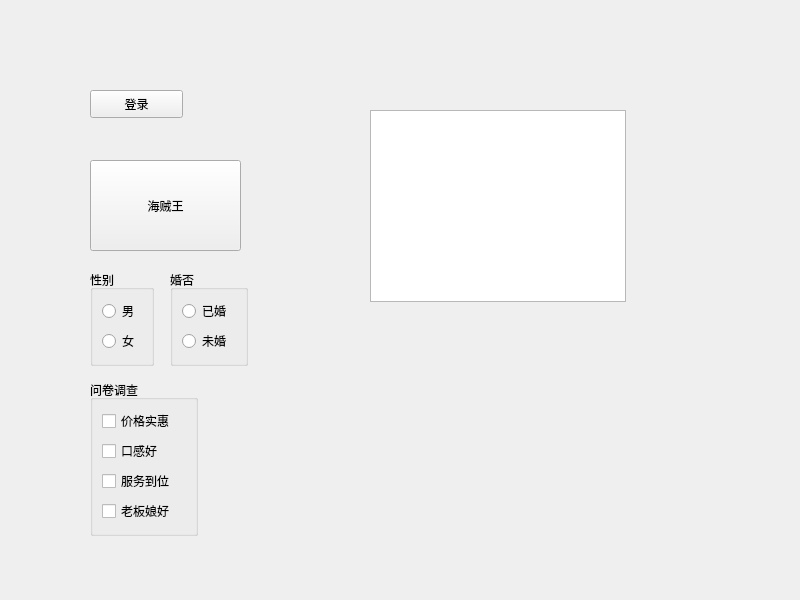
<?xml version="1.0" encoding="UTF-8"?>
<ui version="4.0">
 <class>Widget</class>
 <widget class="QWidget" name="Widget">
  <property name="geometry">
   <rect>
    <x>0</x>
    <y>0</y>
    <width>800</width>
    <height>600</height>
   </rect>
  </property>
  <property name="windowTitle">
   <string>Widget</string>
  </property>
  <widget class="QPushButton" name="pushButton">
   <property name="geometry">
    <rect>
     <x>90</x>
     <y>90</y>
     <width>93</width>
     <height>28</height>
    </rect>
   </property>
   <property name="text">
    <string>登录</string>
   </property>
   <property name="icon">
    <iconset resource="res.qrc">
     <normaloff>:/Image/butterfly.png</normaloff>:/Image/butterfly.png</iconset>
   </property>
   <property name="iconSize">
    <size>
     <width>27</width>
     <height>27</height>
    </size>
   </property>
  </widget>
  <widget class="QToolButton" name="toolButton">
   <property name="geometry">
    <rect>
     <x>90</x>
     <y>160</y>
     <width>151</width>
     <height>91</height>
    </rect>
   </property>
   <property name="text">
    <string>海贼王</string>
   </property>
   <property name="icon">
    <iconset resource="res.qrc">
     <normaloff>:/Image/Luffy.png</normaloff>:/Image/Luffy.png</iconset>
   </property>
   <property name="iconSize">
    <size>
     <width>64</width>
     <height>64</height>
    </size>
   </property>
   <property name="toolButtonStyle">
    <enum>Qt::ToolButtonTextBesideIcon</enum>
   </property>
  </widget>
  <widget class="QGroupBox" name="groupBox">
   <property name="geometry">
    <rect>
     <x>90</x>
     <y>270</y>
     <width>64</width>
     <height>96</height>
    </rect>
   </property>
   <property name="title">
    <string>性别</string>
   </property>
   <layout class="QVBoxLayout" name="verticalLayout">
    <item>
     <widget class="QRadioButton" name="rBtnMan">
      <property name="text">
       <string>男</string>
      </property>
     </widget>
    </item>
    <item>
     <widget class="QRadioButton" name="rBtnWoman">
      <property name="text">
       <string>女</string>
      </property>
     </widget>
    </item>
   </layout>
  </widget>
  <widget class="QGroupBox" name="groupBox_2">
   <property name="geometry">
    <rect>
     <x>170</x>
     <y>270</y>
     <width>78</width>
     <height>96</height>
    </rect>
   </property>
   <property name="title">
    <string>婚否</string>
   </property>
   <layout class="QVBoxLayout" name="verticalLayout_2">
    <item>
     <widget class="QRadioButton" name="radioButton_3">
      <property name="text">
       <string>已婚</string>
      </property>
     </widget>
    </item>
    <item>
     <widget class="QRadioButton" name="radioButton_4">
      <property name="text">
       <string>未婚</string>
      </property>
     </widget>
    </item>
   </layout>
  </widget>
  <widget class="QGroupBox" name="groupBox_3">
   <property name="geometry">
    <rect>
     <x>90</x>
     <y>380</y>
     <width>108</width>
     <height>156</height>
    </rect>
   </property>
   <property name="title">
    <string>问卷调查</string>
   </property>
   <layout class="QVBoxLayout" name="verticalLayout_3">
    <item>
     <widget class="QCheckBox" name="checkBox">
      <property name="text">
       <string>价格实惠</string>
      </property>
     </widget>
    </item>
    <item>
     <widget class="QCheckBox" name="checkBox_2">
      <property name="text">
       <string>口感好</string>
      </property>
     </widget>
    </item>
    <item>
     <widget class="QCheckBox" name="checkBox_3">
      <property name="text">
       <string>服务到位</string>
      </property>
     </widget>
    </item>
    <item>
     <widget class="QCheckBox" name="cBtn">
      <property name="text">
       <string>老板娘好</string>
      </property>
     </widget>
    </item>
   </layout>
  </widget>
  <widget class="QListWidget" name="listWidget">
   <property name="geometry">
    <rect>
     <x>370</x>
     <y>110</y>
     <width>256</width>
     <height>192</height>
    </rect>
   </property>
  </widget>
 </widget>
 <resources>
  <include location="res.qrc"/>
 </resources>
 <connections/>
</ui>
